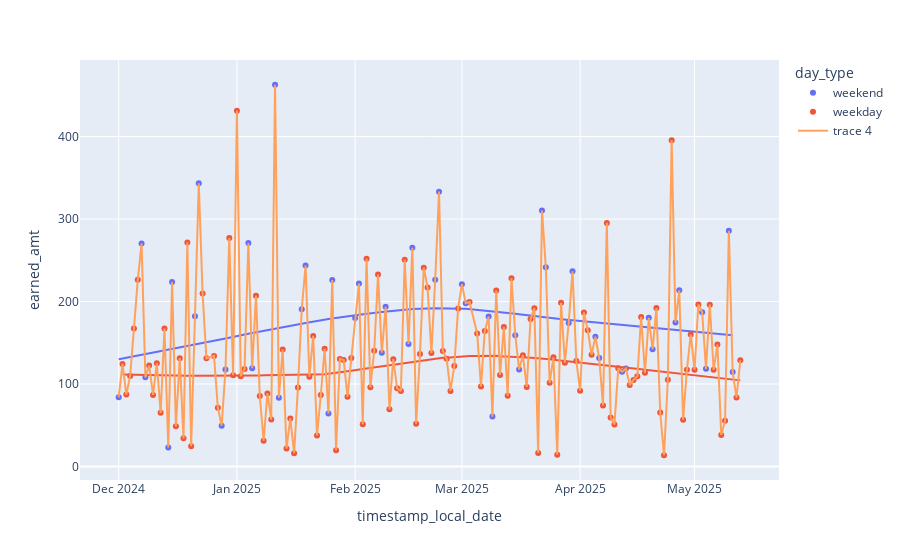

The notebook cell this image was saved under:
### Code cell
# Plotly plots

filtered_earning_dat = total_earned[total_earned.transaction_type.str.contains("DEMAND")]
fig = px.scatter(filtered_earning_dat, x = 'timestamp_local_date', y = 'earned_amt',color = 'day_type',trendline='lowess')
fig.add_trace(go.Scatter(x = filtered_earning_dat['timestamp_local_date'],y = filtered_earning_dat['earned_amt']))
fig.show()
